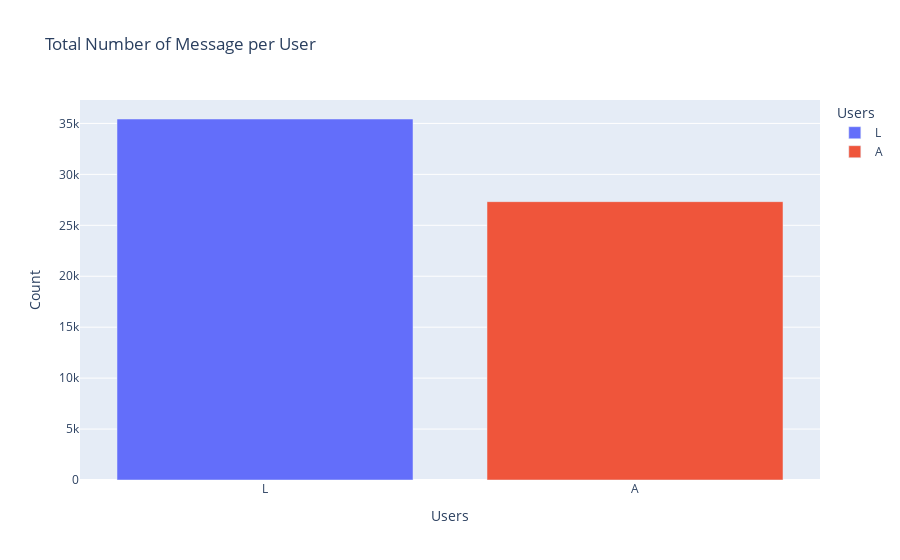

The cell this chart's notebook holds for it:
### Markdown cell above
#### Who has sent the highest number of messages?

### Code cell
px.bar(pd.DataFrame(df["User"].value_counts()).reset_index().rename(columns={"index": "Users","User" : "Count"}), 
             x = "Users", 
             y = "Count",
             color = "Users",
             title = "Total Number of Message per User")

### Figure 1 — Plotly figure (JSON) as saved in the notebook; plotly's stock layout.template omitted (floating-point values rounded to 4 significant figures)
{"data": [{"alignmentgroup": "True", "hovertemplate": "Users=%{x}<br>Count=%{y}<extra></extra>", "legendgroup": "L", "marker": {"color": "#636efa", "pattern": {"shape": ""}}, "name": "L", "offsetgroup": "L", "orientation": "v", "showlegend": true, "textposition": "auto", "type": "bar", "x": ["L"], "xaxis": "x", "y": [35434], "yaxis": "y"}, {"alignmentgroup": "True", "hovertemplate": "Users=%{x}<br>Count=%{y}<extra></extra>", "legendgroup": "A", "marker": {"color": "#EF553B", "pattern": {"shape": ""}}, "name": "A", "offsetgroup": "A", "orientation": "v", "showlegend": true, "textposition": "auto", "type": "bar", "x": ["A"], "xaxis": "x", "y": [27320], "yaxis": "y"}], "layout": {"barmode": "relative", "legend": {"title": {"text": "Users"}, "tracegroupgap": 0}, "title": {"text": "Total Number of Message per User"}, "xaxis": {"anchor": "y", "categoryarray": ["L", "A"], "categoryorder": "array", "domain": [0, 1], "title": {"text": "Users"}}, "yaxis": {"anchor": "x", "domain": [0, 1], "title": {"text": "Count"}}}}
